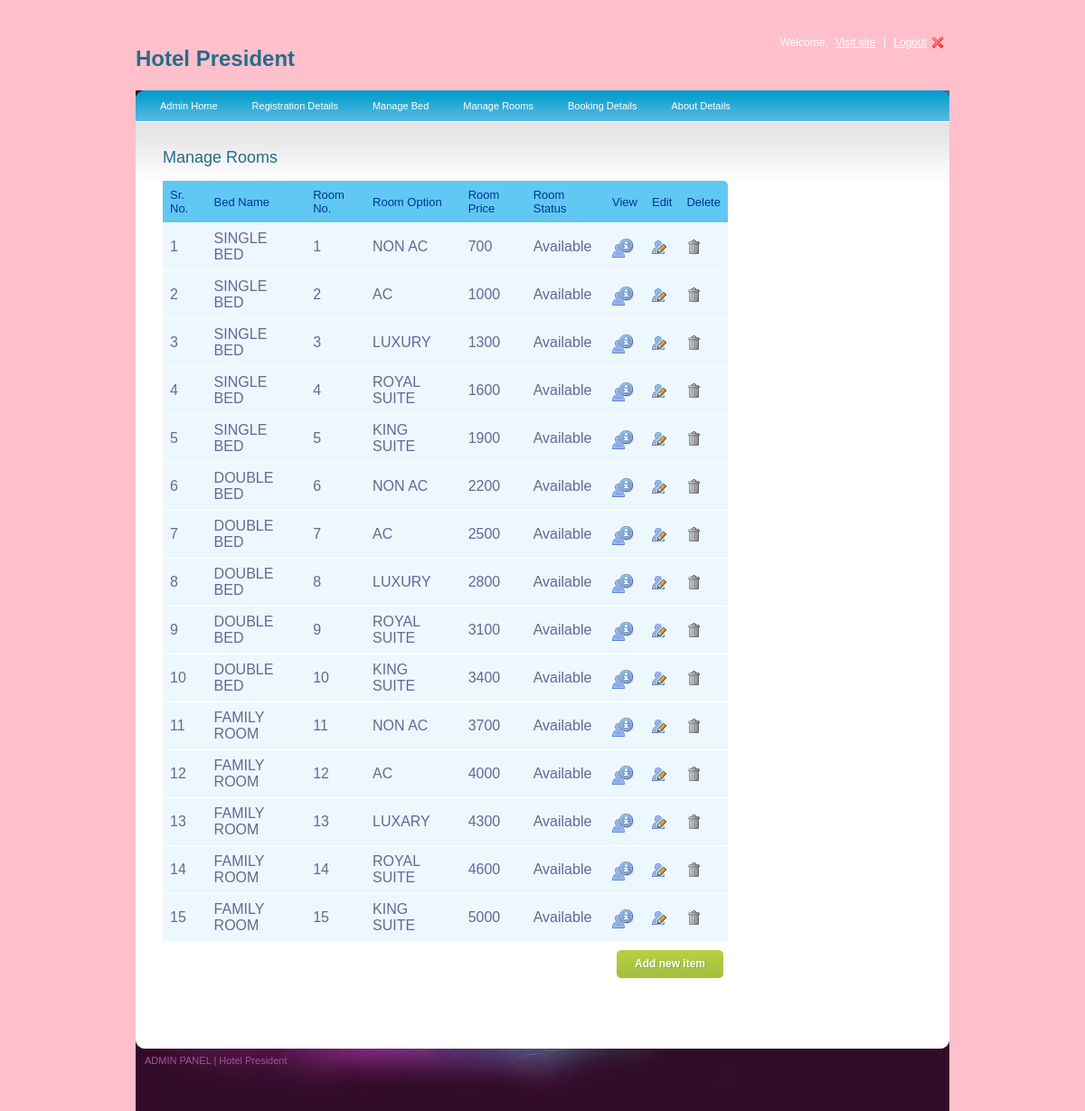
The app's page /admin-panel/product_listing.php with its own data.
### tables this page shows
CREATE TABLE `category` (
  `bed_id` int(15) NOT NULL,
  `bed_name` varchar(100) NOT NULL
);

CREATE TABLE `products` (
  `room_id` int(15) NOT NULL,
  `b_id` int(15) NOT NULL,
  `room_number` varchar(150) NOT NULL,
  `room_option` varchar(200) NOT NULL,
  `room_price` varchar(300) NOT NULL,
  `room_status` varchar(200) NOT NULL
);

### admin-panel/product_listing.php (the view, shortened to what this page needs)
<?php
require_once('header.php');
?>
    <div class="center_content">
    <div class="right_content">
    <h2>Manage Rooms</h2>
<table id="rounded-corner">
    <thead>
    	<tr>
            <th scope="col" class="rounded">Sr. No.</th>
            <th scope="col" class="rounded">Bed Name</th>
			 <th scope="col" class="rounded">Room No.</th>
			 <th scope="col" class="rounded">Room Option</th>
			 <th scope="col" class="rounded">Room Price</th>
			 <th scope="col" class="rounded">Room Status</th>
			  <th scope="col" class="rounded">View</th>
            <th scope="col" class="rounded">Edit</th>
            <th scope="col" class="rounded-q4">Delete</th>
        </tr>
    </thead>
    <tbody>
	<?php
				 $sql = "SELECT * FROM `products`";
					$result = mysqli_query($connection,$sql);
					$i = 1;
				    	while($row = mysqli_fetch_array($result))
						{
						 $cid = $row['b_id'];
					 $ksql = "SELECT * FROM `category` where bed_id = '$cid'";
						$kresult = mysqli_query($connection,$ksql);
						while($dsrrrow = mysqli_fetch_array($kresult))
						{
						?>
    	<tr>
        	<td><?php echo $i; ?></td>
            <td><?php echo $dsrrrow['bed_name'];?></td>
			<td><?php echo $row['room_number'];?></td>
			<td><?php echo $row['room_option'];?></td>
			<td><?php echo $row['room_price'];?></td>
			<td><?php echo $row['room_status'];?></td>
			<td><a href="view-prod.php?id=<?php echo $row['room_id'];?>"><img src="images/info.png" alt="" title="" border="0" /></a></td>
            <td><a href="editproduct.php?id=<?php echo $row['room_id'];?>"><img src="images/user_edit.png" alt="" title="" border="0" /></a></td>
            <td><a href="product_delete.php?id=<?php echo $row['room_id'];?>" class="ask"><img src="images/trash.png" alt="" title="" border="0" /></a></td>
        </tr>
    	  <?php
					   $i++;
					  }
					}
					?>
    </tbody>
</table>
	 <a href="addproduct.php" class="bt_green"><span class="bt_green_lft"></span><strong>Add new item</strong><span class="bt_green_r"></span></a>
     </div>
  </div>
    </div>
 <?php
	require_once('footer.php');
?>
</div>
</body>
</html>

### admin-panel/header.php (shortened to what this page needs)
<head>
<link rel="stylesheet" type="text/css" href="style.css" />
<link rel="stylesheet" type="text/css" media="all" href="niceforms-default.css" />
</head>
<body>
<div id="main_container">
	<div class="header">
    <div class="logo"><h1><a href="content.php" style="text-decoration:blink;">Hotel President</a></h1></div>
    <div class="right_header">Welcome<?php echo $_SESSION['username']; ?>, <a href="../">Visit site</a>  | <a href="logout.php" class="logout">Logout</a></div>
    </div>
    <div class="main_content">
                    <div class="menu">
                    <ul>
                    <li><a href="content.php">Admin Home</a></li>
					<li><a href="registration_details.php">Registration Details</a></li>
                    <li><a href="dashboard.php">Manage Bed</a></li>
                    <li><a href="product_listing.php">Manage Rooms</a></li>
					<li><a href="buylist.php">Booking Details</a></li>
					<li><a href="about.php">About Details</a></li>
                    </ul>
                    </div>

### admin-panel/footer.php
<div class="footer">
    	<div class="left_footer">ADMIN PANEL | Hotel President</div>
    </div>

### admin-panel/style.css (style rules this page uses)
body { background-color: pink; font-family:Arial, Helvetica, sans-serif; padding:0; font-size:12px; margin:0 auto; color: #0e4354; }
a { color:#256c89; }
h2 { font-size:18px; color:#256c89; font-weight:normal; padding:0px 0 15px 0; margin:0px; clear:both; }
#main_container { margin:0 auto; width:900px; padding:0px 0 0px 0; }
.header { width:900px; height:100px; }
.logo { float:left; padding:35px 0 0 0; }
.right_header { width:350px; float:right; text-align:right; color:#FFFFFF; padding:40px 0 0 0; }
.right_header a { margin:0 5px 0 5px; text-decoration:underline; color:#FFFFFF; }
.right_header a.logout { background:url(images/user_logout.png) no-repeat right; padding-right:20px; }
.main_content { margin:0 auto; width:900px; height:auto; padding:0px 0 50px 0; background:url(images/menu_bg.jpg) no-repeat center top #fff; }
.footer { width:900px;height:87px;background:url(images/footer_bg.jpg) no-repeat center top pink; }
.left_footer { float:left;padding:25px 0 0 10px;color:#a8549b;font-size:11px; }
.menu { font-size:11px;padding:0px 10px 0 10px; float:left; width:880px; }
.menu ul { padding:0;margin:0;list-style-type:none; height:34px; }
.menu ul li { float:left;height:34px;line-height:34px; }
.menu a, .menu a:visited { display:block;float:left;height:100%;font-size:11px;text-decoration:none;color:#fff;padding:0 21px 0 17px; }
.center_content { clear:both; }
.right_content { width:625px; float:left; padding:30px 0 0 30px; }
#rounded-corner { margin:0px; width:625px; text-align: left; border-collapse: collapse; }
#rounded-corner thead th.rounded-q4 { background: #60c8f2 url('images/right.jpg') right top no-repeat; }
#rounded-corner th { padding: 8px; font-weight: normal; font-size: 13px; color: #039; background: #60c8f2; }
#rounded-corner td { padding: 8px; background: #ecf8fd; border-top: 1px solid #fff; color: #669; }
a.bt_green { display:block; float:right; margin:10px 5px 10px 5px; line-height:31px; text-decoration:none; color:#FFFFFF; text-shadow:1px 1px #8fa42b; }
a.bt_green strong { width:auto;height:31px; padding:0 10px 0 10px;display:block; float:left;background:url(images/bt_green_center.gif) repeat-x center; }
a.bt_green span.bt_green_lft { width:10px;height:31px;display:block; float:left;background:url(images/bt_green_left.gif) no-repeat center right; }
a.bt_green span.bt_green_r { width:10px;height:31px;display:block; float:left;background:url(images/bt_green_r.gif) no-repeat center right; }

### records on screen
products: room_number "1", room_option "NON AC", room_price "700", room_status "Available"
category: bed_name "SINGLE BED"
products: room_number "2", room_option "AC", room_price "1000", room_status "Available"
products: room_number "3", room_option "LUXURY", room_price "1300", room_status "Available"
products: room_number "4", room_option "ROYAL SUITE", room_price "1600", room_status "Available"
products: room_number "5", room_option "KING SUITE", room_price "1900", room_status "Available"
products: room_number "6", room_option "NON AC", room_price "2200", room_status "Available"
category: bed_name "DOUBLE BED"
products: room_number "7", room_option "AC", room_price "2500", room_status "Available"
products: room_number "8", room_option "LUXURY", room_price "2800", room_status "Available"
products: room_number "9", room_option "ROYAL SUITE", room_price "3100", room_status "Available"
products: room_number "10", room_option "KING SUITE", room_price "3400", room_status "Available"
products: room_number "11", room_option "NON AC", room_price "3700", room_status "Available"
category: bed_name "FAMILY ROOM"
products: room_number "12", room_option "AC", room_price "4000", room_status "Available"
products: room_number "13", room_option "LUXARY", room_price "4300", room_status "Available"
products: room_number "14", room_option "ROYAL SUITE", room_price "4600", room_status "Available"
products: room_number "15", room_option "KING SUITE", room_price "5000", room_status "Available"
